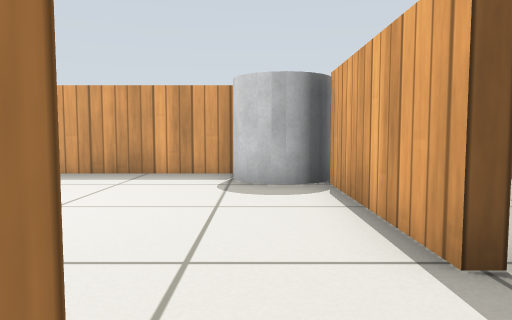
[1] (above)

15 first-person views from a walk through a robot-simulator world made for Gazebo. The camera is 0.45 m above the floor, tilts 4° down and sees 70° across. The floor is counted in squares, 0.5 m on a side. Each view is taken from the middle of a square. On the plan, view 1 faces up. The plan holds only what a view shows up to about 12 squares ahead; the rest is blank. Gazebo's built-in surfaces are drawn with simple patterns.

[2]
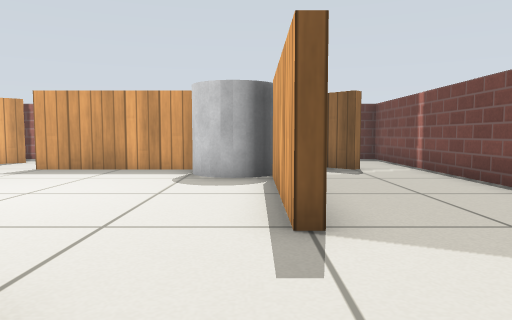

[3]
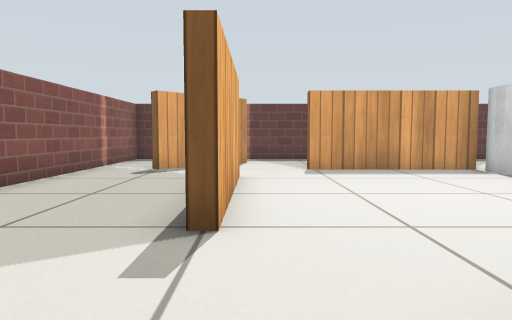

[4]
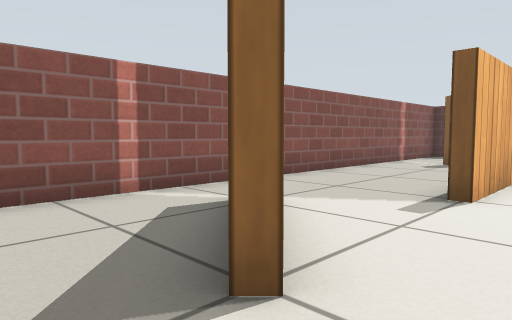

[5]
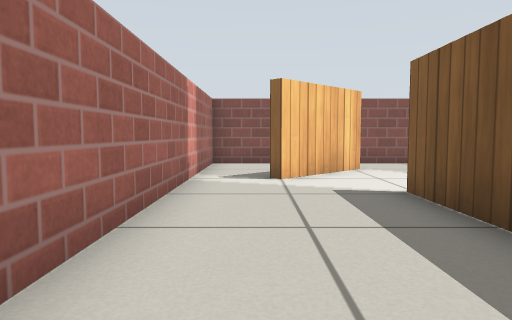

[6]
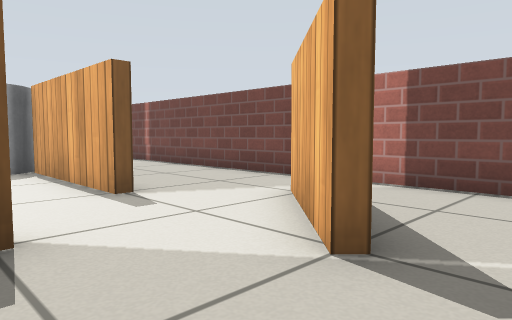

[7]
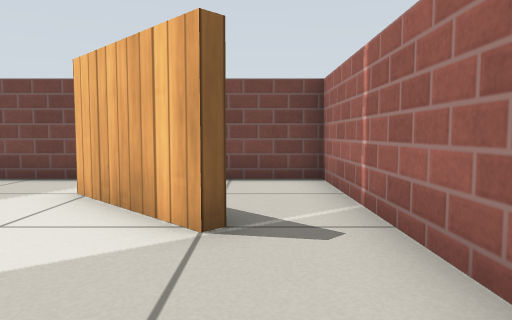

[8]
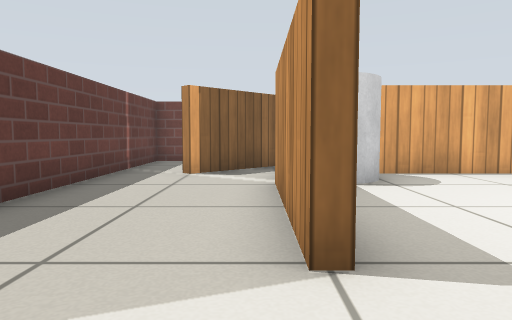

[9]
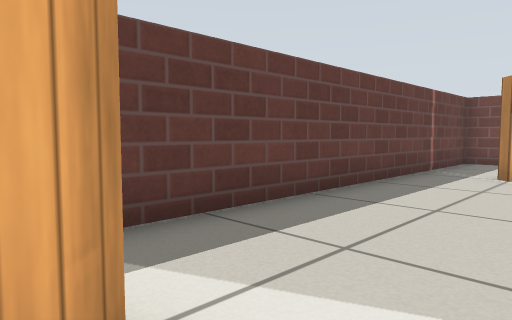

[10]
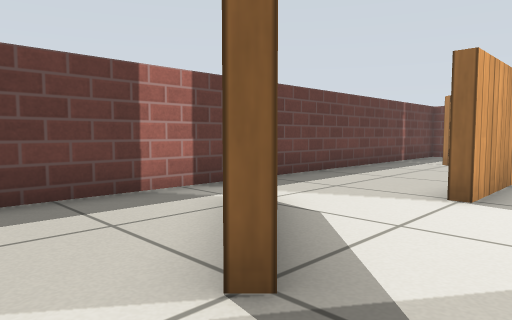

[11]
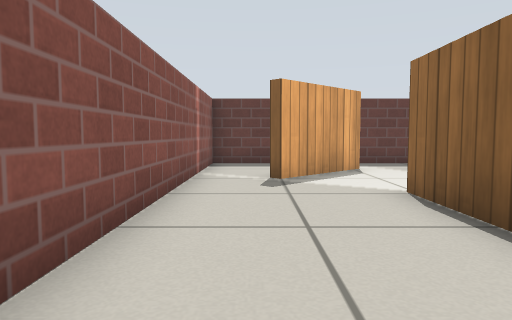

[12]
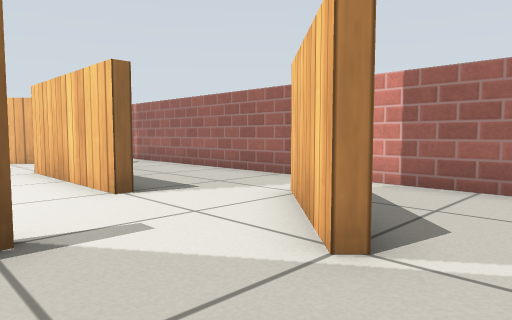

[13]
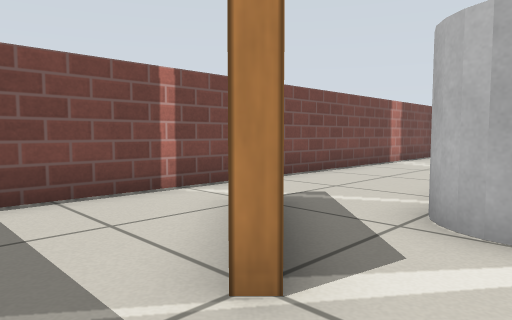

[14]
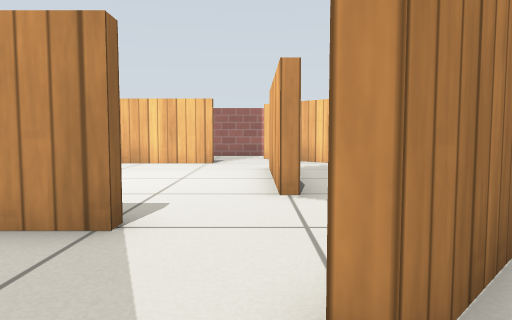

[15]
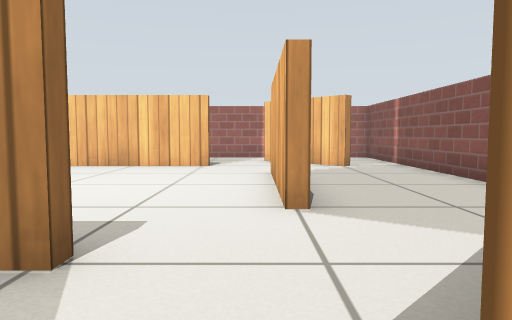

### Floor plan
Points are (right, up) in squares from view 1. A wall is a line through its corners. A room is listed if a view was taken in it or the views show most of it. See-through windows are left out.
Room 1 (views 1, 2, 3, 4, 5, 6, 7, 8, 9, 10, 11, 12, 13, 14, 15)
walls: (-0.5, 8.3) (-4.7, 8.3) (-4.7, 8.6) (-0.5, 8.6); (-2.2, 0.4) (-4.7, 0.4) (-4.7, 0.6) (-0.2, 0.6); (1.8, 2.3) (1.4, 2.3) (1.4, 6.5); (-6.6, 4.2) (-6.6, 6.7) (-6.3, 6.7) (-6.3, 2.3) (-6.7, 2.3); (3.5, 8.2) (1.2, 10.5); (1.3, -1.5) (3.6, 0.8); (-7.9, 9.4) (-6.5, 10.8) (-6.3, 10.5) (-8.5, 8.3) (-8.8, 8.6); (-8.5, 0.8) (-6.2, -1.5); (5.4, 12.3) (-10.3, 12.3) (-10.3, -3.4) (5.4, -3.4) (5.4, 12.3)
objects: grey cylinder (0, 7) to (1, 8)

Where each view was taken, in squares from view 1:
view 1: 0 up, 0 right, facing up
view 2: 1 down, 1 right, facing up
view 3: 1 down, 6 left, facing up
view 4: 3 down, 5 left, facing up-left
view 5: 2 down, 1 right, facing left
view 6: 3 down, 1 left, facing up-right
view 7: 2 down, 2 left, facing right
view 8: 9 up, 7 left, facing right
view 9: 9 up, 7 left, facing up-right
view 10: 7 up, 10 left, facing up-right
view 11: 1 up, 9 left, facing up
view 12: 3 up, 10 left, facing down-right
view 13: 12 up, 0 right, facing down-right
view 14: 12 up, 6 left, facing down
view 15: 11 up, 6 left, facing down
